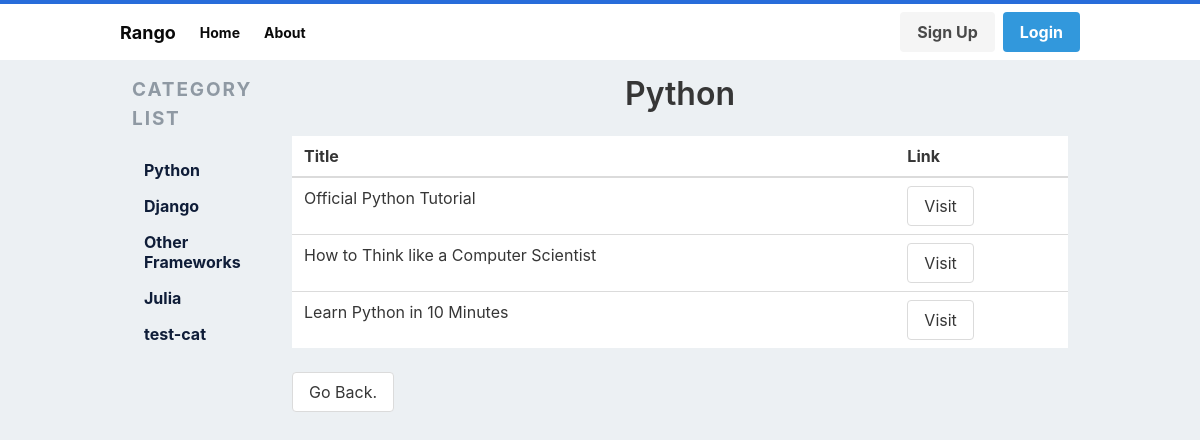
/rango/category/python/, run on the app's committed database.
### rango/models.py (models this page shows, shortened)
class Category(models.Model):
    NAME_MAX_LENGTH = 128
    name = models.CharField(max_length=NAME_MAX_LENGTH, unique = True)
    views = models.IntegerField(default=0) # exercise question
    likes = models.IntegerField(default=0) # exercise question
    slug = models.SlugField(unique=True)
    class Meta:
        verbose_name_plural = "Categories" # for fixing 'Categorys'

class Page(models.Model):
    TITLE_MAX_LENGTH = 128
    URL_MAX_LENGTH = 200
    category = models.ForeignKey(Category, on_delete=models.CASCADE)
    title = models.CharField(max_length=TITLE_MAX_LENGTH)
    url = models.URLField()
    views = models.IntegerField(default=0)

### rango/views.py (the view)
def show_category(request, category_name_slug):
    context_dict = {}
    try:
        category = Category.objects.get(slug=category_name_slug)
        pages = Page.objects.filter(category=category)
        context_dict['pages'] = pages
        context_dict['category'] = category
    except Category.DoesNotExist:
        context_dict['category'] = None
        context_dict['pages'] = None
    return render(request, 'rango/category.html', context=context_dict)

### rango/templatetags/rango_template_tags.py (called while the page is built)
@register.inclusion_tag('rango/categories.html')
def get_category_list(current_category=None):
    return {'categories': Category.objects.all(),
            'current_category':current_category}

### templates/rango/category.html (shortened to what this page needs)
{% extends 'rango/base.html' %}
{% load staticfiles %}
{% block body_block %}
    {% if category %}
    <center><h1 class="title is-3">{{ category.name }}</h1></center><br />
    <div class="container">
        {% if pages %}
        <table class="table is-fullwidth is-hoverable">
            <thead>
                <tr>
                    <th>Title</th>
                    <th>Link</th>
                </tr>
            </thead>
            <tbody>
                {% for page in pages %}
                <tr>
                    <td>{{ page.title }}</td>
                    <td><a class="button button-primary" href="{{ page.url }}">Visit</a></td>
                </tr>
                {% endfor %}
            </tbody>
        </table>
        {% else %}
            <strong> No pages currently in category. </strong><br />
        {% endif %}
        <a class="button" href="/rango">Go Back.</a>
    </div>
    {% else %}
        <strong> The specified category doesn't exist. </strong><br />
    {% endif %}
{% endblock %}

### templates/rango/categories.html
{% for c in categories %}
    {% if c == current_category %}
    <li>
        <b>
            <a href="{% url 'rango:show_category' c.slug %}">{{ c.name }}</a>
        </b>
    </li>
    {% else %}
    <li>
        <a href="{% url 'rango:show_category' c.slug %}">{{ c.name }}</a>
    </li>
    {% endif %}
{% endfor %}

### static/css/admin.css (style rules this page uses)
html, body { font-family: -apple-system, BlinkMacSystemFont, "Segoe UI", Roboto, Oxygen-Sans, Ubuntu, Cantarell, "Helvetica Neue", sans-serif; font-size: 16px; line-height: 1.5; height: 100%; background: #ECF0F3; }
.menu-list a { color: #0F1D38; font-size: 16px; font-weight: 700; }

### data on the page
Category: name "Python"
Category: name "Django"
Category: name "Other Frameworks"
Category: name "Julia"
Category: name "test-cat"
Page: title "Official Python Tutorial"
Page: title "How to Think like a Computer Scientist"
Page: title "Learn Python in 10 Minutes"
